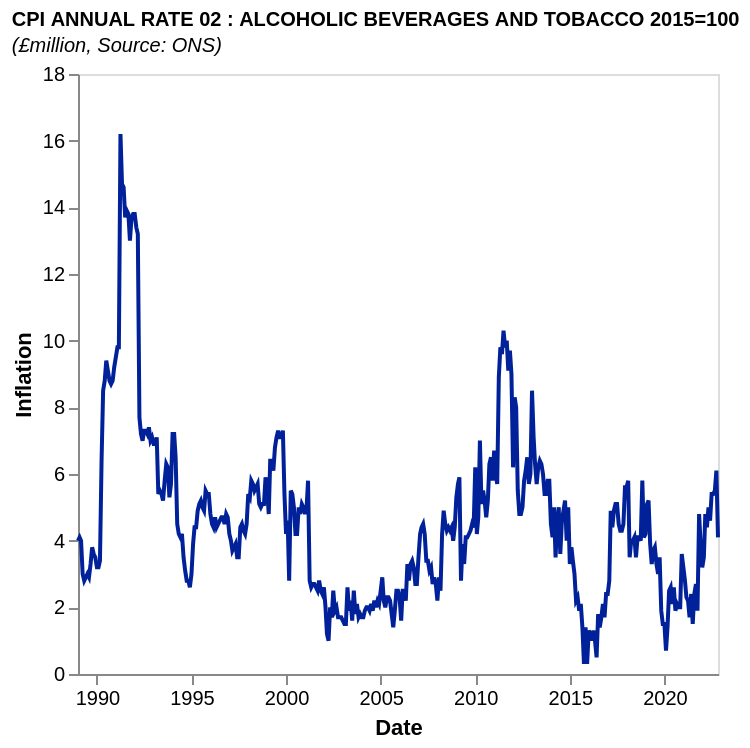

Write a Vega-Lite specification for this figure.
### Vega-Lite specification from a JSON file in a GitHub repository (floating-point values rounded to 4 significant figures; data arrays with more than 128 entries replaced by an {"elided": "..."} marker saying what was removed)
{"$schema": "https://vega.github.io/schema/vega-lite/v5.json", "data": {"values": {"elided": "407 records"}, "format": {"parse": {"date": "date"}}}, "title": {"text": "CPI ANNUAL RATE 02 : ALCOHOLIC BEVERAGES AND TOBACCO 2015=100", "fontSize": 10, "subtitle": "(£million, Source: ONS)", "subtitleFontStyle": "italic", "subtitleFontSize": 10, "anchor": "start", "color": "black"}, "height": 300, "width": 320, "mark": {"type": "line", "color": "#002199"}, "encoding": {"x": {"field": "date", "type": "temporal", "axis": {"grid": false}, "title": "Date"}, "y": {"field": "value", "type": "quantitative", "axis": {"grid": false}, "title": "Inflation"}}, "config": {}}
